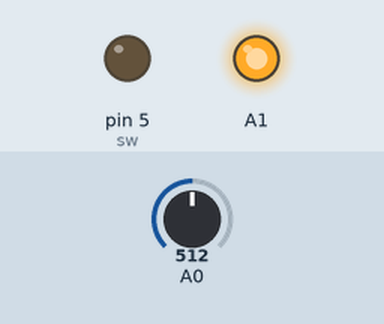
A sketch run on a simulated Arduino Uno, built with avr-gcc and run on an emulated ATmega328P. Shown: output pins drawn as LEDs (lit = HIGH). The test bench sets the inputs (shaded band); at power-on: A0 = 512. What the sketch prints to the serial monitor is not drawn.

Above: at 0.05 s.
Timing chart, 0 to 5.8 s (numbered marks = the images above):
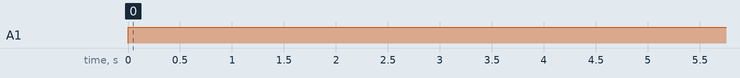

The sketch:

rpm.ino
```cpp
/* Sensor
  VCC - A1
  GND - GND
  O/P - A0 */

long startTime = 0;
int state, prevState = 0;
int sensor = 0;
long counter = 0;
float wheel_dia= 0.41;
int sw = 5;
int i = 0 ;
void setup()
{
  Serial.begin(9600);
  pinMode(A1,OUTPUT);
  pinMode(sw, OUTPUT);
}

void loop()
{
  //reset variables.
  sensor = 0;
  state = 0;
  prevState = 0;
  counter = 0;

  float mps, kmph, rpm=0;

  startTime = millis();

  //enable sensor and turn on LED
  digitalWrite(A1, HIGH);
  Serial.write(12);
  Serial.print("\nMeasuring...\n");

  //Loop for sample duration of 1 second
  while((millis() - startTime) < (10000/2))
  {
    sensor =  analogRead(0);
    if (sensor > 700)
      state = 1;
    else
      state = 0;

    //On change of state increment counter.
    //A change in state twice represents one revolution
    if(state != prevState)
    {
      counter=0;
      counter++;
      prevState = state;
    }
  }

    rpm = counter;
    mps = ((3.14 * wheel_dia * counter) / 60);
    kmph = mps * 3.6;

  //Turn off Sensor and LED
  digitalWrite(A1, LOW);
  i++;
  Serial.print("\n");
  Serial.print(i); Serial.print(" second");

  Serial.print("\nRPM = ");
  Serial.print(rpm);

  Serial.print("\nMps = ");
  Serial.print(mps);

  Serial.print("\nKmph = ");
  Serial.print(kmph);

  if(kmph > 0.1)
    digitalWrite(sw, HIGH);
  else
    digitalWrite(sw, LOW);
}
```

Measured:
- by itself, A1: LOW → HIGH at 0.00 s
